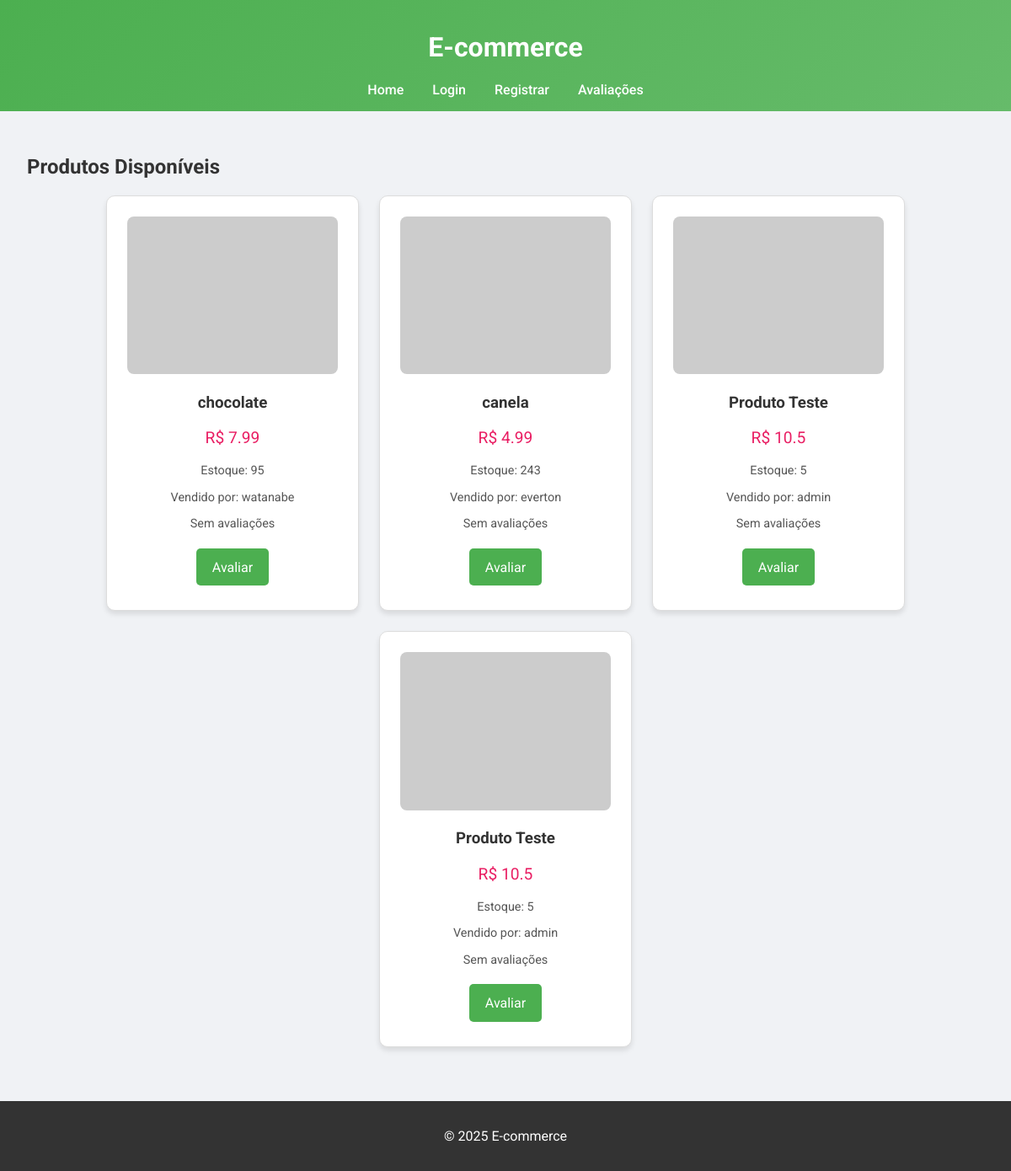
The page / on the database its author committed.
### tables this page shows
CREATE TABLE produtos (
                                    id INTEGER PRIMARY KEY AUTOINCREMENT,
                                    nome TEXT NOT NULL,
                                    preco REAL NOT NULL,
                                    quantidade INTEGER NOT NULL DEFAULT 0,
                                    username TEXT NOT NULL);

### controllers.py (the view)
@bp.route('/')
def index():
    produtos = Produto.listar_todos()
    product_data = []
    for p in produtos:
        product_id, nome, preco, quantidade, seller = p
        avg = Avaliacao.media_rating(product_id)
        count = Avaliacao.contar(product_id)
        product_data.append({
            "id": product_id,
            "nome": nome,
            "preco": preco,
            "quantidade": quantidade,
            "username": seller,
            "avg_rating": avg,
            "count_rating": count
        })
    username = session.get('username')
    return render_template('index.html', produtos=product_data, username=username)

### models.py (called while the page is built)
    @staticmethod
    def get_connection():
        return sqlite3.connect(db_path)

    @staticmethod
    def listar_todos():
        with DatabaseManager.get_connection() as conn:
            cursor = conn.cursor()
            cursor.execute("SELECT * FROM produtos WHERE quantidade > 0")
            return cursor.fetchall()

    @staticmethod
    def media_rating(product_id):
        with DatabaseManager.get_connection() as conn:
            cursor = conn.cursor()
            cursor.execute("SELECT AVG(rating) FROM avaliacoes WHERE product_id = ?", (product_id,))
            avg = cursor.fetchone()[0]
            if avg is None:
                return None
            return round(avg, 1)

    @staticmethod
    def contar(product_id):
        with DatabaseManager.get_connection() as conn:
            cursor = conn.cursor()
            cursor.execute("SELECT COUNT(*) FROM avaliacoes WHERE product_id = ?", (product_id,))
            return cursor.fetchone()[0]

### templates/index.html (shortened to what this page needs)
<!DOCTYPE html>
<html lang="pt-BR">
<head>
    <link rel="stylesheet" href="/static/style.css">
</head>
<body>
    <header>
        <h1>E-commerce</h1>
        <nav>
            <a href="/">Home</a>
            {% if username %}
              <a href="/admin">Painel Administrativo</a>
              <a href="/carrinho">Carrinho</a>
              <a href="/historico">Histórico</a>
              <a href="/avaliacoes">Avaliações</a>
              <a href="/logout">Logout</a>
            {% else %}
              <a href="/login">Login</a>
              <a href="/register">Registrar</a>
              <a href="/avaliacoes">Avaliações</a>
            {% endif %}
        </nav>
    </header>
    <main>
        <h2>Produtos Disponíveis</h2>
        <div class="product-list">
            {% for produto in produtos %}
            <div class="product-card">
                <div class="product-image">
                    <img src="https://via.placeholder.com/200x150" alt="{{ produto.nome }}">
                </div>
                <div class="product-info">
                    <h3>{{ produto.nome }}</h3>
                    <p class="price">R$ {{ produto.preco }}</p>
                    <p class="stock">Estoque: {{ produto.quantidade }}</p>
                    <p class="seller">Vendido por: {{ produto.username }}</p>
                    {% if produto.avg_rating %}
                      <p class="rating">Avaliação: {{ produto.avg_rating }} ({{ produto.count_rating }} avaliações)</p>
                    {% else %}
                      <p class="rating">Sem avaliações</p>
                    {% endif %}
                </div>
                <div class="product-actions">
                    <a href="/avaliar/{{ produto.id }}" class="btn">Avaliar</a>
                </div>
            </div>
            {% endfor %}
        </div>
    </main>
    <footer>
        <p>&copy; 2025 E-commerce</p>
    </footer>
</body>
</html>

### static/style.css (style rules this page uses)
body { font-family: 'Roboto', sans-serif; background: #f0f2f5; color: #333; margin: 0; padding: 0; }
header { background: linear-gradient(135deg, #4CAF50, #66BB6A); color: #fff; padding: 1rem; text-align: center; }
header nav a { color: #fff; text-decoration: none; margin: 0 15px; font-weight: 500; transition: color 0.3s; }
main { padding: 2rem; max-width: 1200px; margin: 0 auto; }
.product-list, .avaliacoes-list { display: flex; flex-wrap: wrap; gap: 1.5rem; justify-content: center; }
.product-card, .avaliacao-card { background: #fff; border: 1px solid #ddd; padding: 1.5rem; border-radius: 10px; width: 250px; box-shadow: 0 4px 6px rgba(0,0,0,0.1); transition: transform 0.3s; }
.product-image img { width: 100%; border-radius: 8px; }
.product-info { margin-top: 1rem; text-align: center; }
.product-info h3 { margin-bottom: 0.5rem; }
.product-info .price { font-size: 1.2rem; color: #e91e63; }
.product-info .stock, .product-info .seller, .product-info .rating { font-size: 0.9rem; color: #555; }
.product-actions { margin-top: 1rem; text-align: center; }
.btn { display: inline-block; padding: 0.8rem 1.2rem; background-color: #4CAF50; color: #fff; text-decoration: none; border-radius: 5px; transition: background-color 0.3s; margin: 0.3rem; }
footer { background: #333; color: #fff; text-align: center; padding: 1rem; margin-top: 2rem; }

### rows shown on the page
produtos: nome "chocolate", preco "7.99", quantidade "95", username "watanabe"
produtos: nome "canela", preco "4.99", quantidade "243", username "everton"
produtos: nome "Produto Teste", preco "10.5", quantidade "5", username "admin"
produtos: nome "Produto Teste", preco "10.5", quantidade "5", username "admin"
